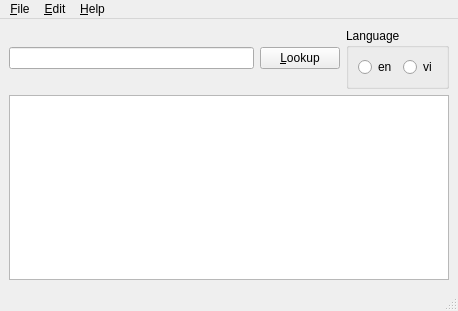
<?xml version="1.0" encoding="UTF-8"?>
<ui version="4.0">
 <class>MainWindow</class>
 <widget class="QMainWindow" name="MainWindow">
  <property name="geometry">
   <rect>
    <x>0</x>
    <y>0</y>
    <width>458</width>
    <height>311</height>
   </rect>
  </property>
  <property name="windowTitle">
   <string>ViDict</string>
  </property>
  <widget class="QWidget" name="centralwidget">
   <layout class="QVBoxLayout" name="verticalLayout">
    <item>
     <layout class="QHBoxLayout" name="horizontalLayout_3">
      <item>
       <layout class="QHBoxLayout" name="horizontalLayout">
        <item>
         <widget class="QLineEdit" name="lineEdit"/>
        </item>
        <item>
         <widget class="QPushButton" name="pushButton">
          <property name="text">
           <string>&amp;Lookup</string>
          </property>
         </widget>
        </item>
       </layout>
      </item>
      <item>
       <widget class="QGroupBox" name="groupBox">
        <property name="title">
         <string>Language</string>
        </property>
        <layout class="QHBoxLayout" name="horizontalLayout_2">
         <item>
          <widget class="QRadioButton" name="radioButton_en">
           <property name="text">
            <string>en</string>
           </property>
          </widget>
         </item>
         <item>
          <widget class="QRadioButton" name="radioButton_vi">
           <property name="text">
            <string>vi</string>
           </property>
          </widget>
         </item>
        </layout>
       </widget>
      </item>
     </layout>
    </item>
    <item>
     <widget class="QTextEdit" name="textEdit"/>
    </item>
   </layout>
  </widget>
  <widget class="QMenuBar" name="menubar">
   <property name="geometry">
    <rect>
     <x>0</x>
     <y>0</y>
     <width>458</width>
     <height>21</height>
    </rect>
   </property>
   <widget class="QMenu" name="menu_File">
    <property name="title">
     <string>&amp;File</string>
    </property>
    <addaction name="action_Quit"/>
   </widget>
   <widget class="QMenu" name="menu_Edit">
    <property name="title">
     <string>&amp;Edit</string>
    </property>
    <addaction name="actionCu_t"/>
    <addaction name="action_Copy"/>
    <addaction name="action_Paste"/>
    <addaction name="separator"/>
    <addaction name="action_Undo"/>
    <addaction name="action_Redo"/>
   </widget>
   <widget class="QMenu" name="menu_Help">
    <property name="title">
     <string>&amp;Help</string>
    </property>
    <addaction name="actionAbout_Qt"/>
    <addaction name="action_About"/>
   </widget>
   <addaction name="menu_File"/>
   <addaction name="menu_Edit"/>
   <addaction name="menu_Help"/>
  </widget>
  <widget class="QStatusBar" name="statusbar"/>
  <action name="actionAbout_Qt">
   <property name="text">
    <string>About &amp;Qt</string>
   </property>
  </action>
  <action name="action_About">
   <property name="text">
    <string>&amp;About ViDict</string>
   </property>
  </action>
  <action name="action_Quit">
   <property name="text">
    <string>&amp;Quit</string>
   </property>
  </action>
  <action name="actionCu_t">
   <property name="text">
    <string>Cu&amp;t</string>
   </property>
  </action>
  <action name="action_Copy">
   <property name="text">
    <string>&amp;Copy</string>
   </property>
  </action>
  <action name="action_Paste">
   <property name="text">
    <string>&amp;Paste</string>
   </property>
  </action>
  <action name="action_Undo">
   <property name="text">
    <string>&amp;Undo</string>
   </property>
  </action>
  <action name="action_Redo">
   <property name="text">
    <string>&amp;Redo</string>
   </property>
  </action>
 </widget>
 <resources/>
 <connections/>
</ui>
